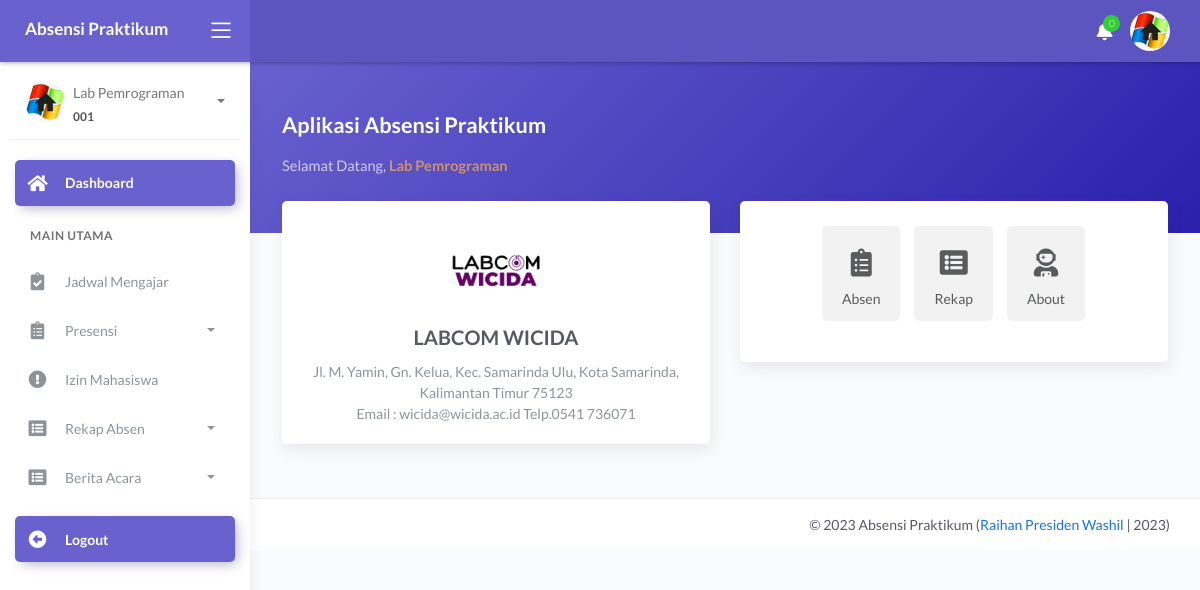
Page /aslab/index.php (signed in) on the committed database.
### tables this page shows
CREATE TABLE `tb_aslab` (
  `id_aslab` int(11) NOT NULL,
  `nia` varchar(15) NOT NULL,
  `nama_aslab` varchar(120) NOT NULL,
  `email` varchar(65) NOT NULL,
  `password` varchar(100) NOT NULL,
  `foto` varchar(255) NOT NULL,
  `status` varchar(5) NOT NULL
);

### aslab/index.php (the view, shortened to what this page needs)
<?php
include '../config/db.php';
	?>
<?php
$id_login = @$_SESSION['aslab'];
$sql = mysqli_query($con, "SELECT * FROM tb_aslab
WHERE id_aslab = '$id_login'") or die(mysqli_error($con));
$data = mysqli_fetch_array($sql);
?>
<!DOCTYPE html>
<html lang="en">
<head>
	<link rel="stylesheet" href="../assets/css/bootstrap.min.css">
	<link rel="stylesheet" href="../assets/css/atlantis.min.css">
	<link rel="stylesheet" href="../assets/css/demo.css">
</head>
<body>
	<div class="wrapper">
		<div class="main-header">
			<div class="logo-header" data-background-color="purple">
				<a href="index.php" class="logo">
					<b class="text-white">Absensi Praktikum</b>
				</a>
				<div class="nav-toggle">
					<button class="btn btn-toggle toggle-sidebar">
						<i class="icon-menu"></i>
					</button>
				</div>
			</div>
			<nav class="navbar navbar-header navbar-expand-lg" data-background-color="purple2">
				<div class="container-fluid">
					<ul class="navbar-nav topbar-nav ml-md-auto align-items-center">
						<li class="nav-item dropdown hidden-caret">
							<a class="nav-link dropdown-toggle" href="#" id="notifDropdown" role="button"
								data-toggle="dropdown" aria-haspopup="true" aria-expanded="false">
								<i class="fa fa-bell"></i>
								<span class="notification">
									<?php
									$todayDate = date("Y-m-d");
									$count = mysqli_query($con, "SELECT COUNT(*) AS total FROM tb_izin WHERE tanggal = '$todayDate'");
									$row = mysqli_fetch_assoc($count);
									$totalNotifications = $row['total'];
									echo $totalNotifications;
									?>
								</span>
							</a>
						</li>
						<li class="nav-item dropdown hidden-caret">
							<a class="dropdown-toggle profile-pic" data-toggle="dropdown" href="#"
								aria-expanded="false">
								<div class="avatar-sm">
									<img src="../assets/img/user/<?= $data['foto'] ?>" alt="..."
										class="avatar-img rounded-circle">
								</div>
							</a>
						</li>
					</ul>
				</div>
			</nav>
		</div>
		<div class="sidebar sidebar-style-2">
			<div class="sidebar-wrapper scrollbar scrollbar-inner">
				<div class="sidebar-content">
					<div class="user">
						<div class="avatar-sm float-left mr-2">
							<img src="../assets/img/user/<?= $data['foto'] ?>" alt="..."
								class="avatar-img rounded-circle">
						</div>
						<div class="info">
							<a data-toggle="collapse" href="#collapseExample" aria-expanded="true">
								<span>
									<?= $data['nama_aslab'] ?>
									<span class="user-level">
										<?= $data['nia'] ?>
									</span>
									<span class="caret"></span>
								</span>
							</a>
						</div>
					</div>
					<ul class="nav nav-secondary">
						<li class="nav-item active">
							<a href="index.php" class="collapsed">
								<i class="fas fa-home"></i>
								<p>Dashboard</p>
							</a>
						</li>
						<li class="nav-section">
							<h4 class="text-section">Main Utama</h4>
						</li>
						<li class="nav-item">
							<a href="?page=jadwal">
								<i class="fas fa-clipboard-check"></i>
								<p>Jadwal Mengajar</p>
							</a>
						</li>
						<li class="nav-item">
							<a data-toggle="collapse" href="#sidebarLayouts">
								<i class="fas fa-clipboard-list"></i>
								<p>Presensi</p>
								<span class="caret"></span>
							</a>
						</li>
						<li class="nav-item">
							<a href="?page=izin">
								<i class="fa fa-exclamation-circle"></i>
								<p>Izin Mahasiswa</p>
							</a>
						</li>
						<li class="nav-item">
							<a data-toggle="collapse" href="#rekapAbsen">
								<i class="fas fa-list-alt"></i>
								<p>Rekap Absen</p>
								<span class="caret"></span>
							</a>
						</li>
						<li class="nav-item">
							<a data-toggle="collapse" href="#beritaAcara">
								<i class="fas fa-list-alt"></i>
								<p>Berita Acara</p>
								<span class="caret"></span>
							</a>
						</li>
						<li class="nav-item active mt-3">
							<a href="logout.php" class="collapsed">
								<i class="fas fa-arrow-alt-circle-left"></i>
								<p>Logout</p>
							</a>
						</li>
					</ul>
				</div>
			</div>
		</div>
		<div class="main-panel">
			<div class="content">
				<?php
				$page = @$_GET['page'];
				$act = @$_GET['act'];
				if ($page == 'absen') {
					if ($act == '') {
						include 'modul/absen/absen_kelas.php';
					} elseif ($act == 'surat_view') {
						include 'modul/absen/view_surat_izin.php';
					} elseif ($act == 'konfirmasi') {
						include 'modul/absen/konfirmasi_izin.php';
					} elseif ($act == 'update') {
						include 'modul/absen/absen_kelas_update.php';
					}
				} elseif ($page == 'izin') {
					if ($act == '') {
						include 'modul/izin/view_izin.php';
					} elseif ($act = 'filter') {
						include 'modul/izin/izin_hari_ini.php';
					}
				} elseif ($page == 'rekap') {
					if ($act == '') {
						include 'modul/rekap/rekap_absen.php';
					}
				} elseif ($page == 'jadwal') {
					if ($act == '') {
						include 'modul/jadwal/jadwal_megajar.php';
					}
				} elseif ($page == 'akun') {
					include 'modul/akun/akun.php';
				} elseif ($page == '') {
					include 'modul/home.php';
				} else {
					echo "<b>Tidak ada Halaman</b>";
				}
				?>
			<footer class="footer">
				<div class="container">
					<div class="copyright ml-auto">
						&copy;
						<?php echo date('Y'); ?> Absensi Praktikum (<a href="index.php">Raihan Presiden Washil </a> |
						2023)
					</div>
				</div>
			</footer>
		</div>
	</div>
</body>
</html>

### aslab/modul/home.php (shortened to what this page needs)
<div class="panel-header bg-secondary-gradient">
	<div class="page-inner py-5">
		<div class="d-flex align-items-left align-items-md-center flex-column flex-md-row">
			<div>
				<h2 class="text-white pb-2 fw-bold">Aplikasi Absensi Praktikum</h2>
				<h5 class="text-white op-7 mb-2">Selamat Datang, <b class="text-warning">
						<?= $data['nama_aslab']; ?>
					</b></h5>
			</div>
		</div>
	</div>
</div>
<div class="page-inner mt--5">
	<div class="row mt--2">
		<div class="col-md-6">
			<div class="card full-height">
				<div class="card-body">
					<div class="card-title">
						<center>
							<img src="../assets/img/logo.png" width="100">
							<br>
							<b>LABCOM WICIDA</b>
						</center>
					</div>
					<div class="card-category">
						<center>
							Jl. M. Yamin, Gn. Kelua, Kec. Samarinda Ulu, Kota Samarinda, Kalimantan Timur 75123
							<br>Email : wicida@wicida.ac.id Telp.0541 736071
						</center>
					</div>
				</div>
			</div>
		</div>
		<div class="col-md-6">
			<div class="card">
				<div class="card-body">
					<ul class="nav nav-pills nav-secondary  nav-pills-no-bd nav-pills-icons justify-content-center"
						id="pills-tab-with-icon" role="tablist">
						<li class="nav-item">
							<a class="nav-link" id="pills-home-tab-icon" data-toggle="pill" href="#pills-home-icon"
								role="tab" aria-controls="pills-home-icon" aria-selected="true">
								<i class="fas fa-clipboard-list"></i>
								Absen
							</a>
						</li>
						<li class="nav-item">
							<a class="nav-link" id="pills-profile-tab-icon" data-toggle="pill"
								href="#pills-profile-icon" role="tab" aria-controls="pills-profile-icon"
								aria-selected="false">
								<i class="fas fa-list-alt"></i>
								Rekap
							</a>
						</li>
						<li class="nav-item">
							<a class="nav-link" id="pills-contact-tab-icon" data-toggle="pill"
								href="#pills-contact-icon" role="tab" aria-controls="pills-contact-icon"
								aria-selected="false">
								<i class="fas fa-user-astronaut"></i>
								About
							</a>
						</li>
					</ul>
				</div>
			</div>
		</div>
	</div>
</div>

### rows in the picture
tb_aslab: foto (picture), nama_aslab "Lab Pemrograman", nia "001"

### other values in the picture
$totalNotifications "0"
